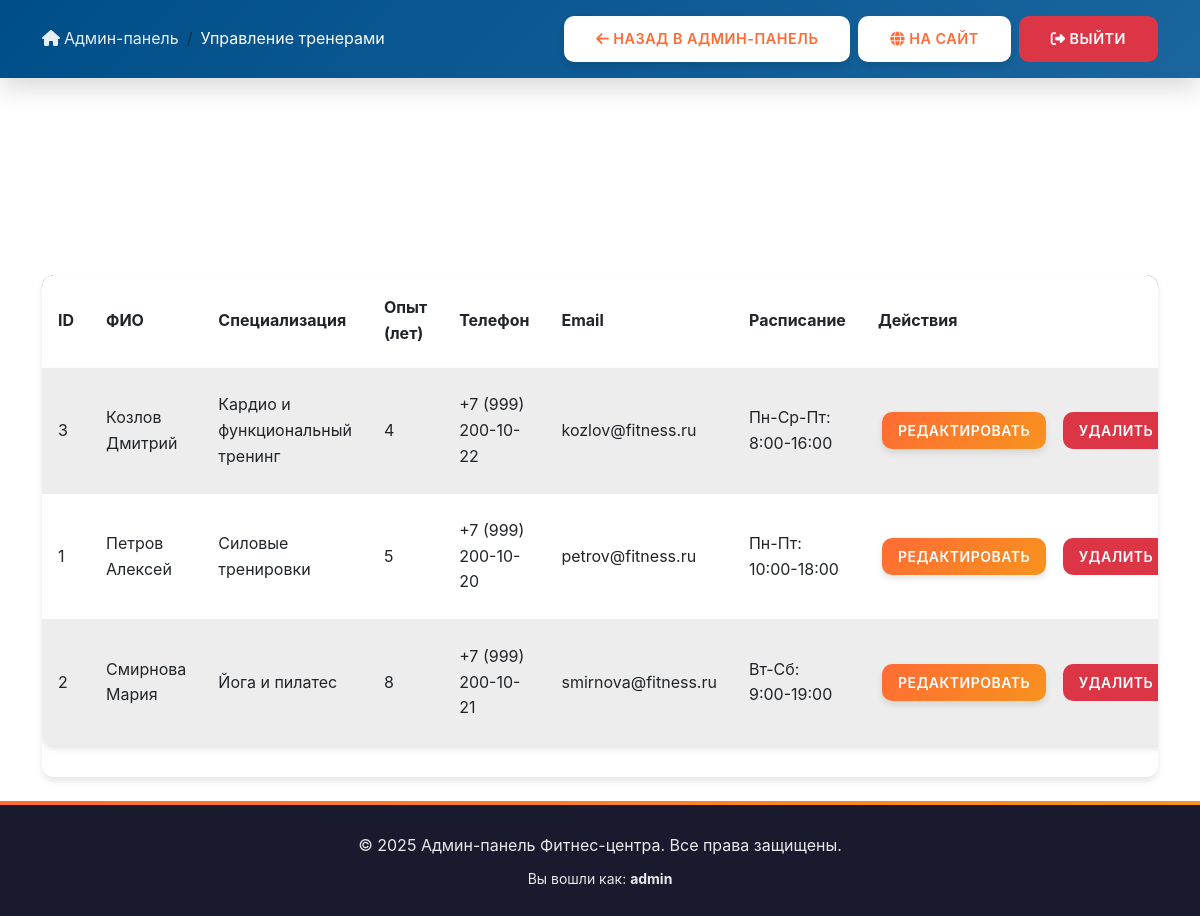
Screenshot of /admin/trainers.php (signed in) with the database file from the repository.
### tables this page shows
CREATE TABLE IF NOT EXISTS trainers (
    id INT AUTO_INCREMENT PRIMARY KEY,
    full_name VARCHAR(100) NOT NULL,
    specialization VARCHAR(100) NOT NULL,
    experience INT NOT NULL COMMENT 'Опыт работы в годах',
    phone VARCHAR(20),
    email VARCHAR(100),
    photo VARCHAR(255),
    bio TEXT,
    schedule VARCHAR(255) COMMENT 'Расписание работы',
    created_at TIMESTAMP DEFAULT CURRENT_TIMESTAMP,
    updated_at TIMESTAMP DEFAULT CURRENT_TIMESTAMP ON UPDATE CURRENT_TIMESTAMP,
    INDEX idx_specialization (specialization)
);

### admin/trainers.php (the view, shortened to what this page needs)
<?php
include 'includes/header.php';
try {
    $pdo = getDBConnection();
    $stmt = $pdo->query("SELECT * FROM trainers ORDER BY full_name");
    $trainers = $stmt->fetchAll();
} catch (PDOException $e) {
    error_log("Trainers list error: " . $e->getMessage());
    $trainers = [];
}
?>
<div class="table-responsive">
    <table class="table table-striped">
        <thead>
            <tr>
                <th>ID</th>
                <th>ФИО</th>
                <th>Специализация</th>
                <th>Опыт (лет)</th>
                <th>Телефон</th>
                <th>Email</th>
                <th>Расписание</th>
                <th>Действия</th>
            </tr>
        </thead>
        <tbody>
            <?php foreach ($trainers as $trainer): ?>
                <tr>
                    <td><?php echo $trainer['id']; ?></td>
                    <td><?php echo htmlspecialchars($trainer['full_name']); ?></td>
                    <td><?php echo htmlspecialchars($trainer['specialization']); ?></td>
                    <td><?php echo $trainer['experience']; ?></td>
                    <td><?php echo htmlspecialchars($trainer['phone'] ?? '-'); ?></td>
                    <td><?php echo htmlspecialchars($trainer['email'] ?? '-'); ?></td>
                    <td><?php echo htmlspecialchars($trainer['schedule'] ?? '-'); ?></td>
                    <td>
                        <a href="trainer_edit.php?id=<?php echo $trainer['id']; ?>" class="btn btn-sm btn-primary">Редактировать</a>
                        <a href="?delete=<?php echo $trainer['id']; ?>" class="btn btn-sm btn-danger"
                           onclick="return confirm('Вы уверены, что хотите удалить этого тренера?')">Удалить</a>
                    </td>
                </tr>
            <?php endforeach; ?>
        </tbody>
    </table>
</div>
<?php include 'includes/footer.php'; ?>

### assets/css/style.css (style rules this page uses)
:root { --primary-color: #FF6B35; --primary-dark: #E85A2B; --primary-light: #FF8C5A; --secondary-color: #004E89; --secondary-dark: #003A66; --accent-color: #1A659E; --success-color: #06A77D; --danger-color: #DC3545; --warning-color: #FFC107; --dark-color: #1A1A2E; --light-color: #F8F9FA; --text-dark: #2C3E50; --text-light: #6C757D; --gradient-primary: linear-gradient(135deg, #FF6B35 0%, #F7931E 100%); --gradient-secondary: linear-gradient(135deg, #004E89 0%, #1A659E 100%); --shadow-sm: 0 2px 4px rgba(0,0,0,0.1); --shadow-md: 0 4px 6px rgba(0,0,0,0.1); --shadow-lg: 0 10px 25px rgba(0,0,0,0.15); --shadow-xl: 0 15px 35px rgba(0,0,0,0.2); --transition-fast: 0.2s ease; --transition-base: 0.3s ease; --transition-slow: 0.5s ease; }
* { margin: 0; padding: 0; box-sizing: border-box; }
html, body { height: 100%; }
body { font-family: -apple-system, BlinkMacSystemFont, 'Segoe UI', Roboto, 'Helvetica Neue', Arial, sans-serif; font-size: 16px; line-height: 1.6; color: var(--text-dark); background-color: #FFFFFF; overflow-x: hidden; -webkit-font-smoothing: antialiased; -moz-osx-font-smoothing: grayscale; display: flex; flex-direction: column; min-height: 100vh; }
.btn { border-radius: 10px; padding: 0.75rem 2rem; font-weight: 600; transition: all var(--transition-base); border: none; position: relative; overflow: hidden; text-transform: uppercase; letter-spacing: 0.5px; font-size: 0.9rem; z-index: 1; }
.btn::before { content: ''; position: absolute; top: 50%; left: 50%; margin-top: -150px; margin-left: -150px; width: 0; height: 0; border-radius: 50%; background: rgba(255, 255, 255, 0.2); transition: width 0.6s ease, height 0.6s ease; z-index: 0; }
.btn-primary { background: var(--gradient-primary); color: #FFFFFF; box-shadow: var(--shadow-md); }
.table { border-radius: 12px; overflow: hidden; box-shadow: var(--shadow-md); }
.table thead { background: var(--gradient-secondary); color: #FFFFFF; }
.table tbody tr { transition: all var(--transition-fast); }
.smooth-scroll { scroll-behavior: smooth; }

### admin/includes/header.php (style rules this page uses)
.admin-header + main .table { margin-bottom: 2rem; }
.admin-header + main .table thead th { padding: 1.25rem 1rem; font-weight: 700; font-size: 1rem; vertical-align: middle; border-bottom: 2px solid rgba(255, 255, 255, 0.2); }
.admin-header + main .table tbody td { padding: 1.5rem 1rem; vertical-align: middle; border-bottom: 1px solid rgba(0, 0, 0, 0.05); }
.admin-header + main .table tbody tr:last-child td { border-bottom: none; }
.admin-header + main .table .btn-sm { padding: 0.5rem 1rem; margin: 0.25rem; font-size: 0.875rem; font-weight: 600; white-space: nowrap; }
.admin-header + main .table-responsive { border-radius: 12px; box-shadow: var(--shadow-md); overflow: hidden; }
.admin-header + main .table-striped > tbody > tr:nth-of-type(odd) > td { background-color: rgba(0, 0, 0, 0.02); }
.admin-header + main .table td:last-child { white-space: nowrap; }
.admin-header + main .table td:last-child .btn { margin-right: 0.5rem; }
.admin-header + main .table td:last-child .btn:last-child { margin-right: 0; }

### rows the page displays
trainers: id "3", full_name "Козлов Дмитрий", specialization "Кардио и функциональный тренинг", experience "4", phone "+7 (999) 200-10-22", email "kozlov@fitness.ru", schedule "Пн-Ср-Пт: 8:00-16:00"
trainers: id "1", full_name "Петров Алексей", specialization "Силовые тренировки", experience "5", phone "+7 (999) 200-10-20", email "petrov@fitness.ru", schedule "Пн-Пт: 10:00-18:00"
trainers: id "2", full_name "Смирнова Мария", specialization "Йога и пилатес", experience "8", phone "+7 (999) 200-10-21", email "smirnova@fitness.ru", schedule "Вт-Сб: 9:00-19:00"

### other values shown
$pageTitle "Управление тренерами"
$_SESSION['username'] "admin"
